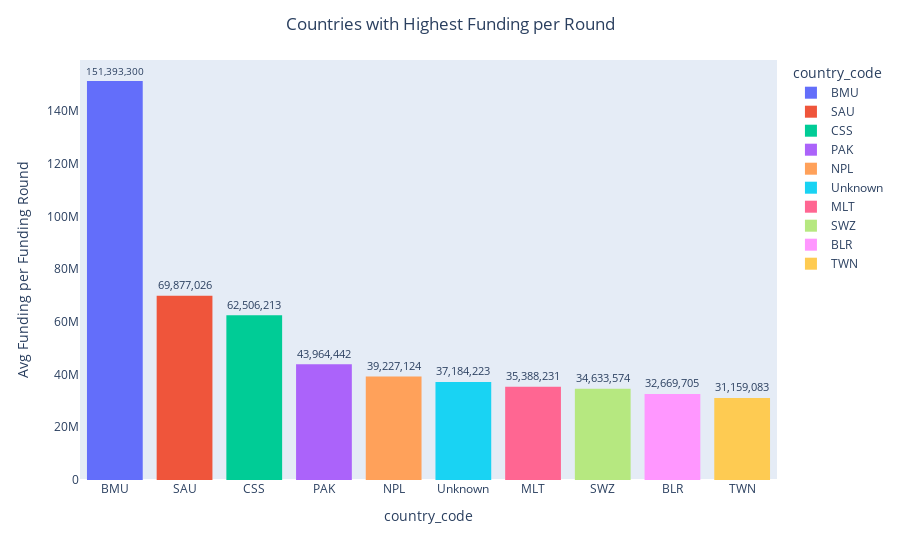

The notebook cell this image was saved under:
### Code cell
fig5= px.bar(
    country_metrics_df,
    x="country_code",
    y="funding_per_round",
    color= "country_code",
    text="funding_per_round"
)

fig5.update_traces(
    texttemplate= "%{text:,.0f}",
    textposition='outside',
    marker=dict(line=dict(width=0))
)

fig5.update_yaxes(showticklabels=True, showgrid=False,title= "Avg Funding per Funding Round")
fig5.update_xaxes(showticklabels= True, showgrid= False, title="country_code")
fig5.update_layout(
    title= 'Countries with Highest Funding per Round ',
    title_x=0.5
)
fig5.show()

### Figure 1 — Plotly figure (JSON) as saved in the notebook; plotly's stock layout.template omitted (floating-point values rounded to 4 significant figures)
{"data": [{"hovertemplate": "country_code=%{x}<br>funding_per_round=%{text}<extra></extra>", "legendgroup": "BMU", "marker": {"color": "#636efa", "line": {"width": 0}, "pattern": {"shape": ""}}, "name": "BMU", "orientation": "v", "showlegend": true, "text": [151400000.0], "textposition": "outside", "texttemplate": "%{text:,.0f}", "type": "bar", "x": ["BMU"], "xaxis": "x", "y": [151400000.0], "yaxis": "y"}, {"hovertemplate": "country_code=%{x}<br>funding_per_round=%{text}<extra></extra>", "legendgroup": "SAU", "marker": {"color": "#EF553B", "line": {"width": 0}, "pattern": {"shape": ""}}, "name": "SAU", "orientation": "v", "showlegend": true, "text": [69880000.0], "textposition": "outside", "texttemplate": "%{text:,.0f}", "type": "bar", "x": ["SAU"], "xaxis": "x", "y": [69880000.0], "yaxis": "y"}, {"hovertemplate": "country_code=%{x}<br>funding_per_round=%{text}<extra></extra>", "legendgroup": "CSS", "marker": {"color": "#00cc96", "line": {"width": 0}, "pattern": {"shape": ""}}, "name": "CSS", "orientation": "v", "showlegend": true, "text": [62510000.0], "textposition": "outside", "texttemplate": "%{text:,.0f}", "type": "bar", "x": ["CSS"], "xaxis": "x", "y": [62510000.0], "yaxis": "y"}, {"hovertemplate": "country_code=%{x}<br>funding_per_round=%{text}<extra></extra>", "legendgroup": "PAK", "marker": {"color": "#ab63fa", "line": {"width": 0}, "pattern": {"shape": ""}}, "name": "PAK", "orientation": "v", "showlegend": true, "text": [43960000.0], "textposition": "outside", "texttemplate": "%{text:,.0f}", "type": "bar", "x": ["PAK"], "xaxis": "x", "y": [43960000.0], "yaxis": "y"}, {"hovertemplate": "country_code=%{x}<br>funding_per_round=%{text}<extra></extra>", "legendgroup": "NPL", "marker": {"color": "#FFA15A", "line": {"width": 0}, "pattern": {"shape": ""}}, "name": "NPL", "orientation": "v", "showlegend": true, "text": [39230000.0], "textposition": "outside", "texttemplate": "%{text:,.0f}", "type": "bar", "x": ["NPL"], "xaxis": "x", "y": [39230000.0], "yaxis": "y"}, {"hovertemplate": "country_code=%{x}<br>funding_per_round=%{text}<extra></extra>", "legendgroup": "Unknown", "marker": {"color": "#19d3f3", "line": {"width": 0}, "pattern": {"shape": ""}}, "name": "Unknown", "orientation": "v", "showlegend": true, "text": [37180000.0], "textposition": "outside", "texttemplate": "%{text:,.0f}", "type": "bar", "x": ["Unknown"], "xaxis": "x", "y": [37180000.0], "yaxis": "y"}, {"hovertemplate": "country_code=%{x}<br>funding_per_round=%{text}<extra></extra>", "legendgroup": "MLT", "marker": {"color": "#FF6692", "line": {"width": 0}, "pattern": {"shape": ""}}, "name": "MLT", "orientation": "v", "showlegend": true, "text": [35390000.0], "textposition": "outside", "texttemplate": "%{text:,.0f}", "type": "bar", "x": ["MLT"], "xaxis": "x", "y": [35390000.0], "yaxis": "y"}, {"hovertemplate": "country_code=%{x}<br>funding_per_round=%{text}<extra></extra>", "legendgroup": "SWZ", "marker": {"color": "#B6E880", "line": {"width": 0}, "pattern": {"shape": ""}}, "name": "SWZ", "orientation": "v", "showlegend": true, "text": [34630000.0], "textposition": "outside", "texttemplate": "%{text:,.0f}", "type": "bar", "x": ["SWZ"], "xaxis": "x", "y": [34630000.0], "yaxis": "y"}, {"hovertemplate": "country_code=%{x}<br>funding_per_round=%{text}<extra></extra>", "legendgroup": "BLR", "marker": {"color": "#FF97FF", "line": {"width": 0}, "pattern": {"shape": ""}}, "name": "BLR", "orientation": "v", "showlegend": true, "text": [32670000.0], "textposition": "outside", "texttemplate": "%{text:,.0f}", "type": "bar", "x": ["BLR"], "xaxis": "x", "y": [32670000.0], "yaxis": "y"}, {"hovertemplate": "country_code=%{x}<br>funding_per_round=%{text}<extra></extra>", "legendgroup": "TWN", "marker": {"color": "#FECB52", "line": {"width": 0}, "pattern": {"shape": ""}}, "name": "TWN", "orientation": "v", "showlegend": true, "text": [31160000.0], "textposition": "outside", "texttemplate": "%{text:,.0f}", "type": "bar", "x": ["TWN"], "xaxis": "x", "y": [31160000.0], "yaxis": "y"}], "layout": {"barmode": "relative", "legend": {"title": {"text": "country_code"}, "tracegroupgap": 0}, "margin": {"t": 60}, "title": {"text": "Countries with Highest Funding per Round ", "x": 0.5}, "xaxis": {"anchor": "y", "categoryarray": ["BMU", "SAU", "CSS", "PAK", "NPL", "Unknown", "MLT", "SWZ", "BLR", "TWN"], "categoryorder": "array", "domain": [0, 1], "showgrid": false, "showticklabels": true, "title": {"text": "country_code"}}, "yaxis": {"anchor": "x", "domain": [0, 1], "showgrid": false, "showticklabels": true, "title": {"text": "Avg Funding per Funding Round"}}}}
